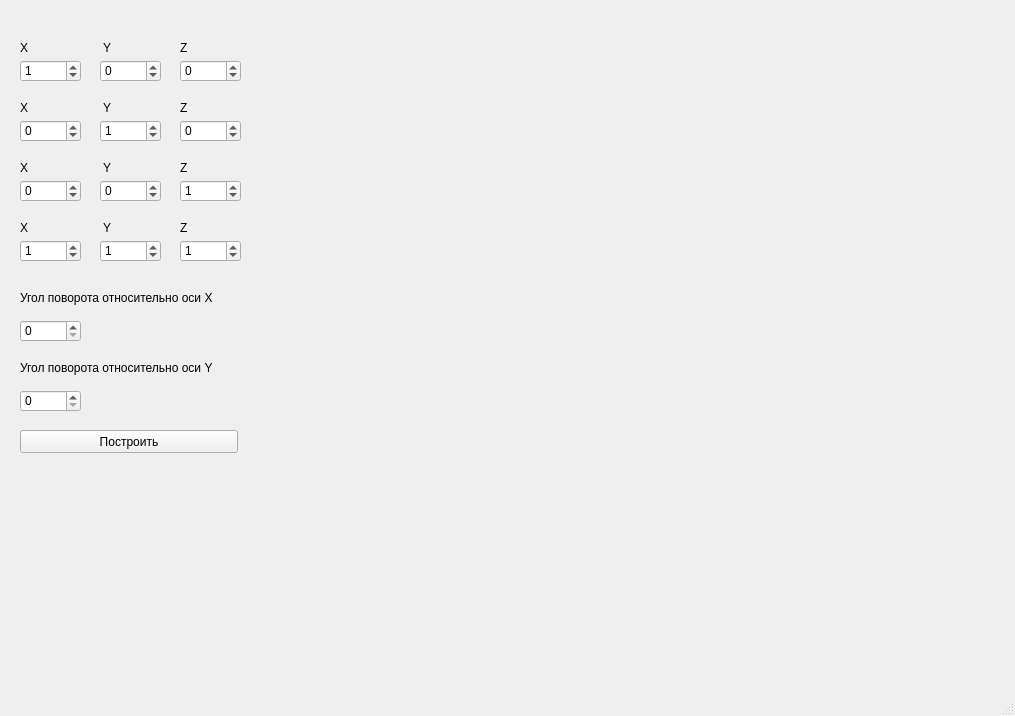
<?xml version="1.0" encoding="UTF-8"?>
<ui version="4.0">
 <class>MainWindow</class>
 <widget class="QMainWindow" name="MainWindow">
  <property name="geometry">
   <rect>
    <x>0</x>
    <y>0</y>
    <width>1015</width>
    <height>716</height>
   </rect>
  </property>
  <property name="windowTitle">
   <string>Lab3</string>
  </property>
  <widget class="QWidget" name="centralwidget">
   <widget class="QPushButton" name="draw_button">
    <property name="geometry">
     <rect>
      <x>20</x>
      <y>430</y>
      <width>218</width>
      <height>23</height>
     </rect>
    </property>
    <property name="text">
     <string>Построить</string>
    </property>
   </widget>
   <widget class="QLabel" name="label">
    <property name="geometry">
     <rect>
      <x>20</x>
      <y>40</y>
      <width>71</width>
      <height>16</height>
     </rect>
    </property>
    <property name="text">
     <string>X</string>
    </property>
   </widget>
   <widget class="QSpinBox" name="x_1">
    <property name="geometry">
     <rect>
      <x>20</x>
      <y>60</y>
      <width>61</width>
      <height>22</height>
     </rect>
    </property>
    <property name="minimum">
     <number>-20</number>
    </property>
    <property name="maximum">
     <number>20</number>
    </property>
    <property name="value">
     <number>1</number>
    </property>
   </widget>
   <widget class="QSpinBox" name="y_1">
    <property name="geometry">
     <rect>
      <x>100</x>
      <y>60</y>
      <width>61</width>
      <height>22</height>
     </rect>
    </property>
    <property name="minimum">
     <number>-20</number>
    </property>
    <property name="maximum">
     <number>20</number>
    </property>
   </widget>
   <widget class="QLabel" name="label_5">
    <property name="geometry">
     <rect>
      <x>100</x>
      <y>40</y>
      <width>71</width>
      <height>16</height>
     </rect>
    </property>
    <property name="text">
     <string> Y</string>
    </property>
   </widget>
   <widget class="QWidget" name="verticalLayoutWidget">
    <property name="geometry">
     <rect>
      <x>290</x>
      <y>20</y>
      <width>711</width>
      <height>671</height>
     </rect>
    </property>
    <layout class="QVBoxLayout" name="verticalLayout"/>
   </widget>
   <widget class="QSpinBox" name="y_2">
    <property name="geometry">
     <rect>
      <x>100</x>
      <y>120</y>
      <width>61</width>
      <height>22</height>
     </rect>
    </property>
    <property name="minimum">
     <number>-20</number>
    </property>
    <property name="maximum">
     <number>20</number>
    </property>
    <property name="value">
     <number>1</number>
    </property>
   </widget>
   <widget class="QSpinBox" name="x_2">
    <property name="geometry">
     <rect>
      <x>20</x>
      <y>120</y>
      <width>61</width>
      <height>22</height>
     </rect>
    </property>
    <property name="minimum">
     <number>-20</number>
    </property>
    <property name="maximum">
     <number>20</number>
    </property>
    <property name="value">
     <number>0</number>
    </property>
   </widget>
   <widget class="QLabel" name="label_4">
    <property name="geometry">
     <rect>
      <x>20</x>
      <y>100</y>
      <width>71</width>
      <height>16</height>
     </rect>
    </property>
    <property name="text">
     <string>X</string>
    </property>
   </widget>
   <widget class="QLabel" name="label_6">
    <property name="geometry">
     <rect>
      <x>100</x>
      <y>100</y>
      <width>71</width>
      <height>16</height>
     </rect>
    </property>
    <property name="text">
     <string> Y</string>
    </property>
   </widget>
   <widget class="QSpinBox" name="y_3">
    <property name="geometry">
     <rect>
      <x>100</x>
      <y>180</y>
      <width>61</width>
      <height>22</height>
     </rect>
    </property>
    <property name="minimum">
     <number>-20</number>
    </property>
    <property name="maximum">
     <number>20</number>
    </property>
   </widget>
   <widget class="QSpinBox" name="x_3">
    <property name="geometry">
     <rect>
      <x>20</x>
      <y>180</y>
      <width>61</width>
      <height>22</height>
     </rect>
    </property>
    <property name="minimum">
     <number>-20</number>
    </property>
    <property name="maximum">
     <number>20</number>
    </property>
    <property name="value">
     <number>0</number>
    </property>
   </widget>
   <widget class="QLabel" name="label_10">
    <property name="geometry">
     <rect>
      <x>20</x>
      <y>160</y>
      <width>71</width>
      <height>16</height>
     </rect>
    </property>
    <property name="text">
     <string>X</string>
    </property>
   </widget>
   <widget class="QLabel" name="label_11">
    <property name="geometry">
     <rect>
      <x>100</x>
      <y>160</y>
      <width>71</width>
      <height>16</height>
     </rect>
    </property>
    <property name="text">
     <string> Y</string>
    </property>
   </widget>
   <widget class="QSpinBox" name="y_4">
    <property name="geometry">
     <rect>
      <x>100</x>
      <y>240</y>
      <width>61</width>
      <height>22</height>
     </rect>
    </property>
    <property name="minimum">
     <number>-20</number>
    </property>
    <property name="maximum">
     <number>20</number>
    </property>
    <property name="value">
     <number>1</number>
    </property>
   </widget>
   <widget class="QSpinBox" name="x_4">
    <property name="geometry">
     <rect>
      <x>20</x>
      <y>240</y>
      <width>61</width>
      <height>22</height>
     </rect>
    </property>
    <property name="minimum">
     <number>-20</number>
    </property>
    <property name="maximum">
     <number>20</number>
    </property>
    <property name="value">
     <number>1</number>
    </property>
   </widget>
   <widget class="QLabel" name="label_2">
    <property name="geometry">
     <rect>
      <x>20</x>
      <y>220</y>
      <width>71</width>
      <height>16</height>
     </rect>
    </property>
    <property name="text">
     <string>X</string>
    </property>
   </widget>
   <widget class="QLabel" name="label_12">
    <property name="geometry">
     <rect>
      <x>100</x>
      <y>220</y>
      <width>71</width>
      <height>16</height>
     </rect>
    </property>
    <property name="text">
     <string> Y</string>
    </property>
   </widget>
   <widget class="QLabel" name="label_13">
    <property name="geometry">
     <rect>
      <x>180</x>
      <y>220</y>
      <width>71</width>
      <height>16</height>
     </rect>
    </property>
    <property name="text">
     <string>Z</string>
    </property>
   </widget>
   <widget class="QSpinBox" name="z_1">
    <property name="geometry">
     <rect>
      <x>180</x>
      <y>60</y>
      <width>61</width>
      <height>22</height>
     </rect>
    </property>
    <property name="minimum">
     <number>-20</number>
    </property>
    <property name="maximum">
     <number>20</number>
    </property>
   </widget>
   <widget class="QLabel" name="label_14">
    <property name="geometry">
     <rect>
      <x>180</x>
      <y>160</y>
      <width>71</width>
      <height>16</height>
     </rect>
    </property>
    <property name="text">
     <string>Z</string>
    </property>
   </widget>
   <widget class="QSpinBox" name="z_4">
    <property name="geometry">
     <rect>
      <x>180</x>
      <y>240</y>
      <width>61</width>
      <height>22</height>
     </rect>
    </property>
    <property name="minimum">
     <number>-20</number>
    </property>
    <property name="maximum">
     <number>20</number>
    </property>
    <property name="value">
     <number>1</number>
    </property>
   </widget>
   <widget class="QSpinBox" name="z_3">
    <property name="geometry">
     <rect>
      <x>180</x>
      <y>180</y>
      <width>61</width>
      <height>22</height>
     </rect>
    </property>
    <property name="minimum">
     <number>-20</number>
    </property>
    <property name="maximum">
     <number>20</number>
    </property>
    <property name="value">
     <number>1</number>
    </property>
   </widget>
   <widget class="QLabel" name="label_7">
    <property name="geometry">
     <rect>
      <x>180</x>
      <y>100</y>
      <width>71</width>
      <height>16</height>
     </rect>
    </property>
    <property name="text">
     <string>Z</string>
    </property>
   </widget>
   <widget class="QLabel" name="label_8">
    <property name="geometry">
     <rect>
      <x>180</x>
      <y>40</y>
      <width>71</width>
      <height>16</height>
     </rect>
    </property>
    <property name="text">
     <string>Z</string>
    </property>
   </widget>
   <widget class="QSpinBox" name="z_2">
    <property name="geometry">
     <rect>
      <x>180</x>
      <y>120</y>
      <width>61</width>
      <height>22</height>
     </rect>
    </property>
    <property name="minimum">
     <number>-20</number>
    </property>
    <property name="maximum">
     <number>20</number>
    </property>
   </widget>
   <widget class="QSpinBox" name="angle_x">
    <property name="geometry">
     <rect>
      <x>20</x>
      <y>320</y>
      <width>61</width>
      <height>22</height>
     </rect>
    </property>
    <property name="minimum">
     <number>0</number>
    </property>
    <property name="maximum">
     <number>180</number>
    </property>
    <property name="value">
     <number>0</number>
    </property>
   </widget>
   <widget class="QSpinBox" name="angle_y">
    <property name="geometry">
     <rect>
      <x>20</x>
      <y>390</y>
      <width>61</width>
      <height>22</height>
     </rect>
    </property>
    <property name="minimum">
     <number>0</number>
    </property>
    <property name="maximum">
     <number>180</number>
    </property>
    <property name="value">
     <number>0</number>
    </property>
   </widget>
   <widget class="QLabel" name="label_3">
    <property name="geometry">
     <rect>
      <x>20</x>
      <y>290</y>
      <width>211</width>
      <height>16</height>
     </rect>
    </property>
    <property name="text">
     <string>Угол поворота относительно оси Х</string>
    </property>
   </widget>
   <widget class="QLabel" name="label_9">
    <property name="geometry">
     <rect>
      <x>20</x>
      <y>360</y>
      <width>211</width>
      <height>16</height>
     </rect>
    </property>
    <property name="text">
     <string>Угол поворота относительно оси Y</string>
    </property>
   </widget>
  </widget>
  <widget class="QStatusBar" name="statusbar"/>
 </widget>
 <resources/>
 <connections/>
</ui>
